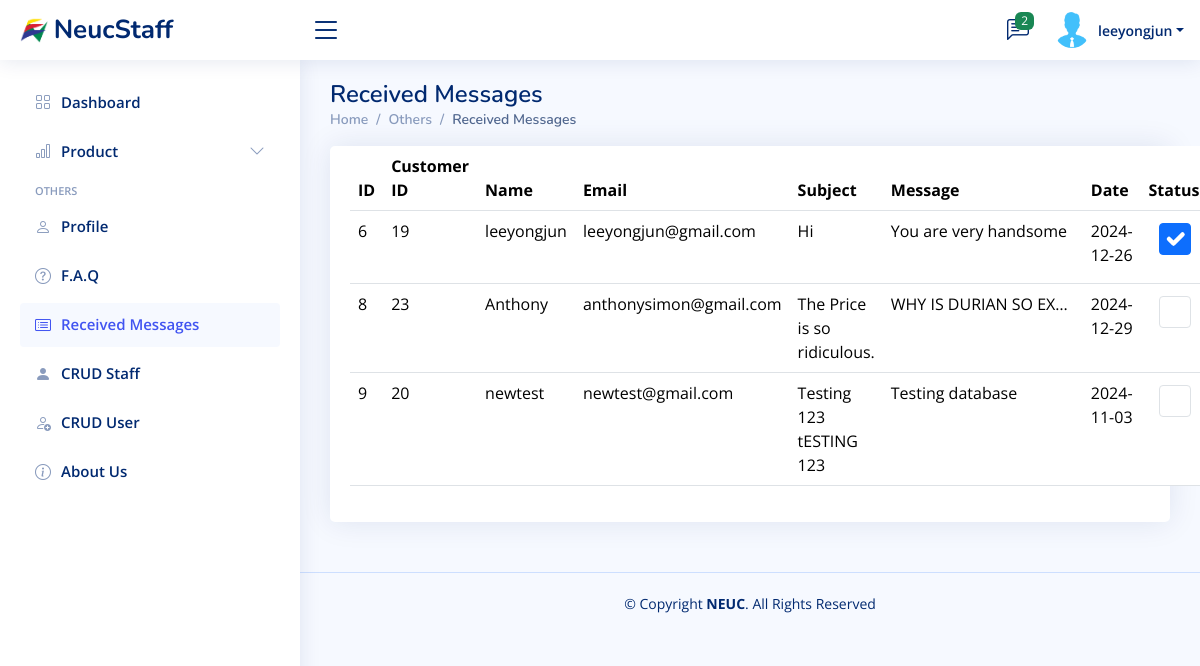
Page /WAD_Project/pages-received-message.php (signed in) on the committed database.
### tables this page shows
CREATE TABLE `contact` (
  `id` int(11) NOT NULL,
  `customerid` int(11) NOT NULL,
  `subject` varchar(255) NOT NULL,
  `message` text NOT NULL,
  `date` date NOT NULL,
  `status` tinyint(1) DEFAULT 0
);

CREATE TABLE `customer` (
  `customerid` int(11) NOT NULL,
  `customerusername` varchar(250) NOT NULL,
  `customeremail` varchar(250) NOT NULL,
  `customerpassword` varchar(250) NOT NULL
);

### WAD_Project/DBhelper.php (called while the page is built, shortened)
<?php
class DBhelper
{
    private $host = 'localhost';
    private $db_name = 'groupassignment';
    private $db_user = 'root';
    private $db_password = '';
    private $conn;
    public function __construct()
    {
        $this->conn = new mysqli($this->host, $this->db_user, $this->db_password, $this->db_name);
    }
    public function getContactMessages()
    {
        $stmt = $this->conn->prepare("
            SELECT c.id, c.customerid, cu.customerusername, cu.customeremail, c.subject, c.message, c.date
            FROM contact c
            JOIN customer cu ON c.customerid = cu.customerid
            WHERE c.status = 0
        ");
        $stmt->execute();
        $result = $stmt->get_result();
        $messages = $result->fetch_all(MYSQLI_ASSOC);
        return $messages;
    }
    public function getAllContactMessages()
    {
        $stmt = $this->conn->prepare("
            SELECT c.id, c.customerid, cu.customerusername, cu.customeremail, c.subject, c.message, c.date, c.status
            FROM contact c
            JOIN customer cu ON c.customerid = cu.customerid
        ");
        $stmt->execute();
        $result = $stmt->get_result();
        $messages = $result->fetch_all(MYSQLI_ASSOC);
        return $messages;
    }
    public function countUnreadMessages()
    {
        $stmt = $this->conn->prepare("SELECT COUNT(*) AS unread_count FROM contact WHERE status = 0");
        $stmt->execute();
        $stmt->bind_result($unread_count);
        return $unread_count;
    }
}

### WAD_Project/pages-received-message.php (the view, shortened to what this page needs)
<?php
$username = $_SESSION['username'];
require_once 'DBhelper.php';
$dbhelper = new DBhelper();
$messages = $dbhelper->getAllContactMessages();
$unread_messages = $dbhelper->getContactMessages();
$unread_count = $dbhelper->countUnreadMessages();
?>
<!DOCTYPE html>
<html lang="en">
<head>
  <link href="assets/vendor/bootstrap/css/bootstrap.min.css" rel="stylesheet">
  <link href="assets/vendor/bootstrap-icons/bootstrap-icons.css" rel="stylesheet">
  <link href="assets/vendor/boxicons/css/boxicons.min.css" rel="stylesheet">
  <link href="assets/vendor/quill/quill.snow.css" rel="stylesheet">
  <link href="assets/vendor/quill/quill.bubble.css" rel="stylesheet">
  <link href="assets/vendor/remixicon/remixicon.css" rel="stylesheet">
  <link href="assets/vendor/simple-datatables/style.css" rel="stylesheet">
  <link href="assets/css/style.css" rel="stylesheet">
</head>
<body>
  <header id="header" class="header fixed-top d-flex align-items-center">
    <div class="d-flex align-items-center justify-content-between">
      <a href="index.php" class="logo d-flex align-items-center">
        <img src="assets/img/logo-new.png" alt="">
        <span class="d-none d-lg-block">NeucStaff</span>
      </a>
      <i class="bi bi-list toggle-sidebar-btn"></i>
    </div>
    <nav class="header-nav ms-auto">
      <ul class="d-flex align-items-center">
        <li class="nav-item dropdown">
          <a class="nav-link nav-icon" href="#" data-bs-toggle="dropdown">
            <i class="bi bi-chat-left-text"></i>
            <span class="badge bg-success badge-number"><?php echo $unread_count; ?></span>
          </a>
        </li>
        <li class="nav-item dropdown pe-3">
          <a class="nav-link nav-profile d-flex align-items-center pe-0" href="#" data-bs-toggle="dropdown">
            <img src="assets/img/staff-profile-picture.png" alt="Profile" class="rounded-circle">
            <span class="d-none d-md-block dropdown-toggle ps-2"><?php echo htmlspecialchars($username); ?></span>
          </a>
        </li>
      </ul>
    </nav>
  </header>
  <aside id="sidebar" class="sidebar">
    <ul class="sidebar-nav" id="sidebar-nav">
      <li class="nav-item">
        <a class="nav-link collapsed" href="index.php">
          <i class="bi bi-grid"></i>
          <span>Dashboard</span>
        </a>
      </li>
      <li class="nav-item">
        <a class="nav-link collapsed" data-bs-target="#charts-nav" data-bs-toggle="collapse" href="#">
          <i class="bi bi-bar-chart"></i><span>Product</span><i class="bi bi-chevron-down ms-auto"></i>
        </a>
      </li>
      <li class="nav-heading">Others</li>
      <li class="nav-item">
        <a class="nav-link collapsed" href="staff-profile.php">
          <i class="bi bi-person"></i>
          <span>Profile</span>
        </a>
      </li>
      <li class="nav-item">
        <a class="nav-link collapsed " href="pages-faq.php">
          <i class="bi bi-question-circle"></i>
          <span>F.A.Q</span>
        </a>
      </li>
      <li class="nav-item">
        <a class="nav-link" href="pages-received-message.php">
          <i class="bi bi-card-list"></i>
          <span>Received Messages</span>
        </a>
      </li>
      <li class="nav-item">
        <a class="nav-link collapsed" href="pages-crud-staff.php">
          <i class="bi bi-person-fill"></i>
          <span>CRUD Staff</span>
        </a>
      </li>
      <li class="nav-item">
        <a class="nav-link collapsed" href="pages-crud-user.php">
          <i class="bi bi-person-add"></i>
          <span>CRUD User</span>
        </a>
      </li>
      <li class="nav-item">
        <a class="nav-link collapsed" href="about-us.php">
          <i class="bi bi-info-circle"></i>
          <span>About Us</span>
        </a>
      </li>
    </ul>
  </aside>
  <main id="main" class="main">
    <div class="pagetitle">
      <h1>Received Messages</h1>
      <nav>
        <ol class="breadcrumb">
          <li class="breadcrumb-item"><a href="index.php">Home</a></li>
          <li class="breadcrumb-item">Others</li>
          <li class="breadcrumb-item active">Received Messages</li>
        </ol>
      </nav>
    </div>
    <section class="section">
      <div class="row">
        <div class="col-lg-12">
          <div class="card">
            <div class="card-body">
              <table class="table">
                <thead>
                  <tr>
                    <th>ID</th>
                    <th>Customer ID</th>
                    <th>Name</th>
                    <th>Email</th>
                    <th>Subject</th>
                    <th>Message</th>
                    <th>Date</th>
                    <th>Status</th>
                  </tr>
                </thead>
                <tbody>
                  <?php if (empty($messages)): ?>
                    <tr>
                      <td colspan="8" class="text-center">No relevant data</td>
                    </tr>
                  <?php else: ?>
                    <?php foreach ($messages as $message): ?>
                      <tr>
                        <td><?php echo htmlspecialchars($message['id']); ?></td>
                        <td><?php echo htmlspecialchars($message['customerid']); ?></td>
                        <td><?php echo htmlspecialchars($message['customerusername']); ?></td>
                        <td><?php echo htmlspecialchars($message['customeremail']); ?></td>
                        <td><?php echo htmlspecialchars($message['subject']); ?></td>
                        <td class="truncate" data-fulltext="<?php echo htmlspecialchars($message['message']); ?>"><?php echo htmlspecialchars($message['message']); ?></td>
                        <td><?php echo htmlspecialchars($message['date']); ?></td>
                        <td style="text-align: center;">
                          <input type="checkbox" class="form-check-input" style="margin-left: 10px;" <?php echo $message['status'] == 1 ? 'checked' : ''; ?> onchange="updateStatus(<?php echo $message['id']; ?>, this.checked)">
                        </td>
                      </tr>
                    <?php endforeach; ?>
                  <?php endif; ?>
                </tbody>
              </table>
            </div>
          </div>
        </div>
      </div>
    </section>
  </main>
  <footer id="footer" class="footer">
    <div class="copyright">
      &copy; Copyright <strong><span>NEUC</span></strong>. All Rights Reserved
    </div>
    <div class="credits">
    </div>
  </footer>
</body>
</html>

### WAD_Project/assets/css/style.css (style rules this page uses)
:root { scroll-behavior: smooth; }
body { font-family: "Open Sans", sans-serif; background: #f6f9ff; color: #444444; }
a { color: #4154f1; text-decoration: none; }
h1, h2, h3, h4, h5, h6 { font-family: "Nunito", sans-serif; }
#main { margin-top: 60px; padding: 20px 30px; transition: all 0.3s; }
.pagetitle { margin-bottom: 10px; }
.pagetitle h1 { font-size: 24px; margin-bottom: 0; font-weight: 600; color: #012970; }
.card { margin-bottom: 30px; border: none; border-radius: 5px; box-shadow: 0px 0 30px rgba(1, 41, 112, 0.1); }
.card-body { padding: 0 20px 20px 20px; }
.breadcrumb { font-size: 14px; font-family: "Nunito", sans-serif; color: #899bbd; font-weight: 600; }
.breadcrumb a { color: #899bbd; transition: 0.3s; }
.breadcrumb .breadcrumb-item::before { color: #899bbd; }
.breadcrumb .active { color: #51678f; font-weight: 600; }
.logo { line-height: 1; }
@media (min-width: 1200px) { .logo { width: 280px; } }
.logo img { max-height: 26px; margin-right: 6px; }
.logo span { font-size: 26px; font-weight: 700; color: #012970; font-family: "Nunito", sans-serif; }
.header { transition: all 0.5s; z-index: 997; height: 60px; box-shadow: 0px 2px 20px rgba(1, 41, 112, 0.1); background-color: #fff; padding-left: 20px; }
.header .toggle-sidebar-btn { font-size: 32px; padding-left: 10px; cursor: pointer; color: #012970; }
input { width: 60%; height: 10px; background: #e0dede; justify-content: center; display: flex; margin: 20px auto; padding: 15px; border: none; outline: none; border-radius: 15px; }
.header-nav ul { list-style: none; }
.header-nav>ul { margin: 0; padding: 0; }
.header-nav .nav-icon { font-size: 22px; color: #012970; margin-right: 25px; position: relative; }
.header-nav .nav-profile { color: #012970; }
.header-nav .nav-profile img { max-height: 36px; }
.header-nav .nav-profile span { font-size: 14px; font-weight: 600; }
.header-nav .badge-number { position: absolute; inset: -2px -5px auto auto; font-weight: normal; font-size: 12px; padding: 3px 6px; }
.sidebar { position: fixed; top: 60px; left: 0; bottom: 0; width: 300px; z-index: 996; transition: all 0.3s; padding: 20px; overflow-y: auto; scrollbar-width: thin; scrollbar-color: #aab7cf transparent; box-shadow: 0px 0px 20px rgba(1, 41, 112, 0.1); background-color: #fff; }
@media (min-width: 1200px) { #main, #footer { margin-left: 300px; } }
.sidebar-nav { padding: 0; margin: 0; list-style: none; }
.sidebar-nav li { padding: 0; margin: 0; list-style: none; }
.sidebar-nav .nav-item { margin-bottom: 5px; }
.sidebar-nav .nav-heading { font-size: 11px; text-transform: uppercase; color: #899bbd; font-weight: 600; margin: 10px 0 5px 15px; }
.sidebar-nav .nav-link { display: flex; align-items: center; font-size: 15px; font-weight: 600; color: #4154f1; transition: 0.3; background: #f6f9ff; padding: 10px 15px; border-radius: 4px; }
.sidebar-nav .nav-link i { font-size: 16px; margin-right: 10px; color: #4154f1; }
.sidebar-nav .nav-link.collapsed { color: #012970; background: #fff; }
.sidebar-nav .nav-link.collapsed i { color: #899bbd; }
.sidebar-nav .nav-link .bi-chevron-down { margin-right: 0; transition: transform 0.2s ease-in-out; }
.footer { padding: 20px 0; font-size: 14px; transition: all 0.3s; border-top: 1px solid #cddfff; }
.footer .copyright { text-align: center; color: #012970; }
.footer .credits { padding-top: 5px; text-align: center; font-size: 13px; color: #012970; }

### WAD_Project/pages-received-message.php (style rules this page uses)
.truncate { max-width: 200px; white-space: nowrap; overflow: hidden; text-overflow: ellipsis; position: relative; }

### rows in the picture
contact: id "6", customerid "19", customerid.customerusername "leeyongjun", customerid.customeremail "leeyongjun@gmail.com", subject "Hi", message "You are very handsome", date "2024-12-26", status "☑"
contact: id "8", customerid "23", customerid.customerusername "Anthony", customerid.customeremail "anthonysimon@gmail.com", subject "The Price is so ridiculous.", message "WHY IS DURIAN SO EX…", date "2024-12-29"
contact: id "9", customerid "20", customerid.customerusername "newtest", customerid.customeremail "newtest@gmail.com", subject "Testing 123 tESTING 123", message "Testing database", date "2024-11-03"

### other values in the picture
$unread_count "2"
$username "leeyongjun"
